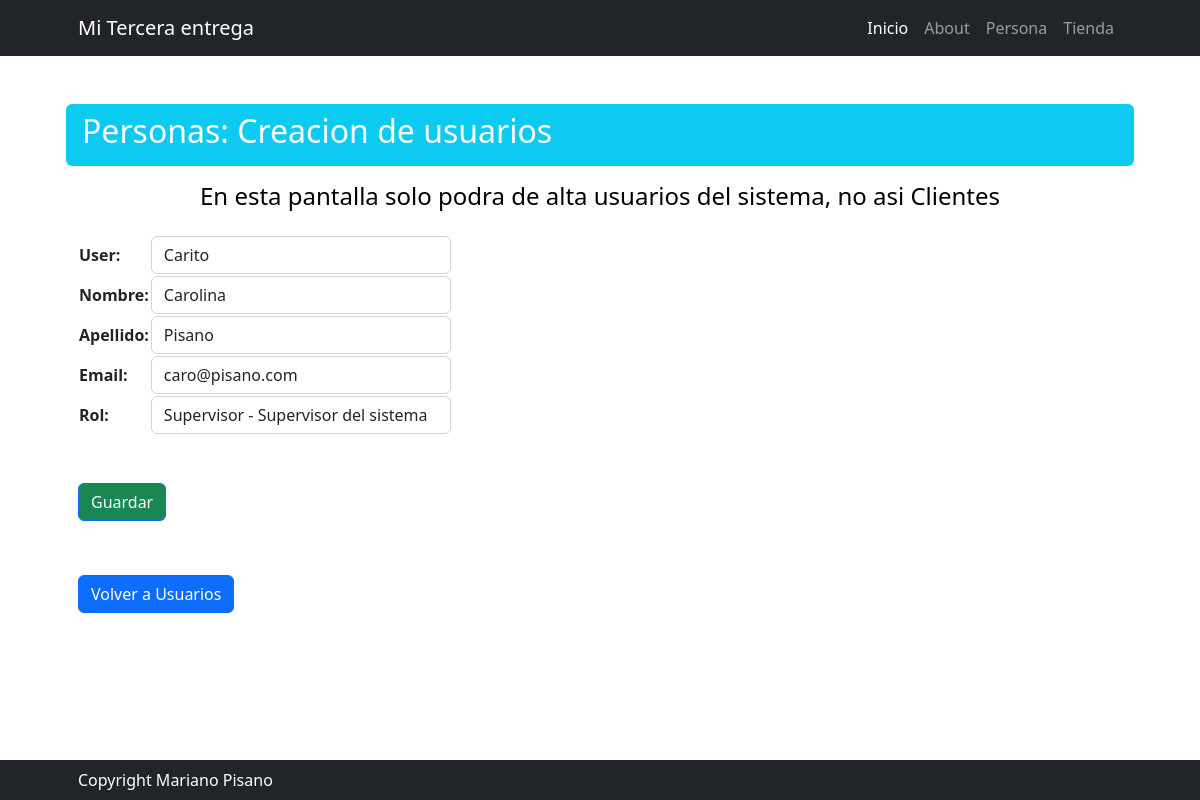
Before: /persona/usuario/update/Carito with the older database file.
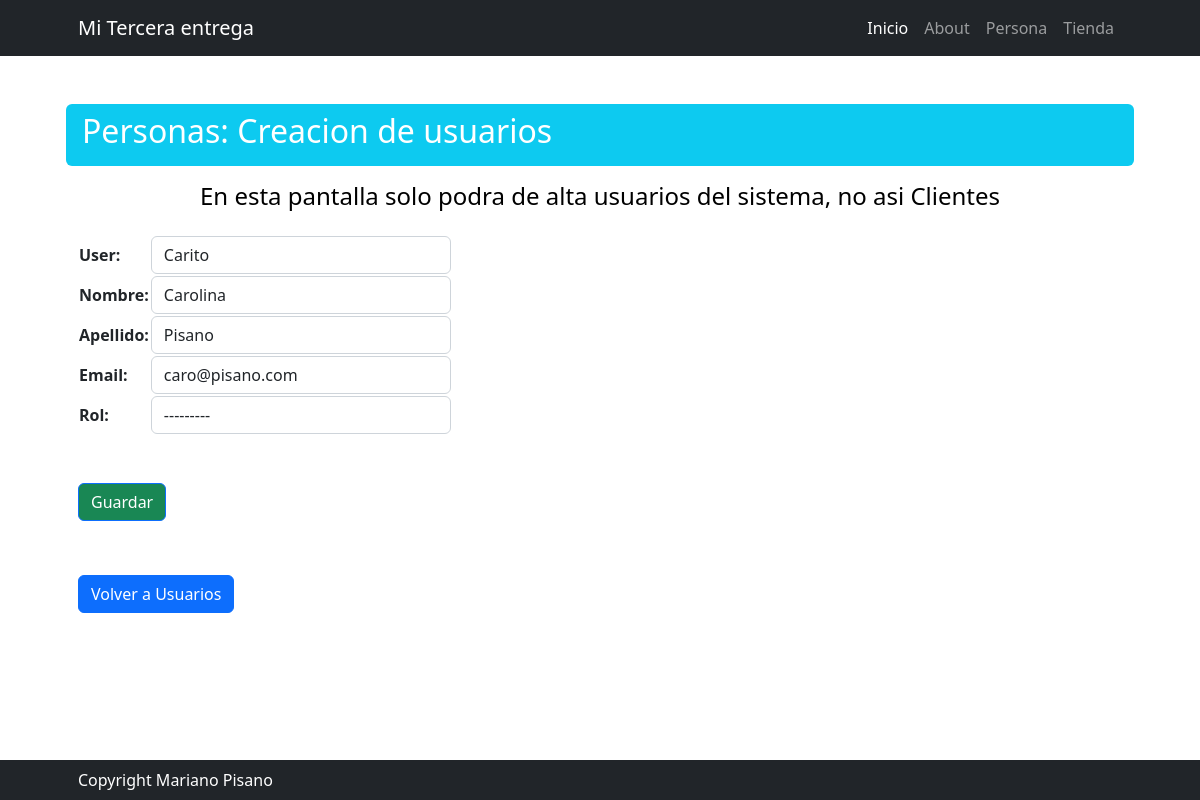
After: the same page with the newer database file.
### persona/models.py (models this page shows, shortened)
class Usuario(models.Model):
    user = models.CharField(max_length=50, primary_key=True)
    nombre = models.CharField(max_length=50)
    apellido = models.CharField(max_length=50)
    email = models.EmailField()
    rol = models.ForeignKey(Rol, on_delete=models.SET_NULL, null=True, blank=True)

class Rol(models.Model):
    nombre = models.CharField(max_length=50, unique=True)
    descripcion = models.CharField(max_length=50, verbose_name="Descripción", null=True, blank=True)
    def __str__(self):
        return f"{self.nombre} - {self.descripcion}"
    class Meta:
        verbose_name_plural = "Roles"

### persona/views.py (the view)
# urls.py: path("usuario/update/<str:pk>", views.UsuarioUpdate.as_view(), name="usuario_update"),
class UsuarioUpdate(UpdateView):
    model = models.Usuario
    form_class = forms.UsuarioForm
    success_url = reverse_lazy("persona:usuario_list")

### persona/forms.py
class UsuarioForm(forms.ModelForm):
    def __init__(self, *args, **kwargs):
        super(UsuarioForm, self).__init__(*args, **kwargs)
        self.fields['rol'].queryset = models.Rol.objects.exclude(nombre="Cliente")
    class Meta:
        model = models.Usuario
        fields = "__all__"
        widgets = {
            "user": forms.TextInput(attrs={"class": "form-control"}),
            "nombre": forms.TextInput(attrs={"class": "form-control"}),
            "apellido": forms.TextInput(attrs={"class": "form-control"}),
            "email": forms.EmailInput(attrs={"class": "form-control"}),
            "rol": forms.Select(attrs={"class": "form-control", "style": "width: 300px;"}),
        }

### persona/templates/persona/usuario_form.html (shortened to what this page needs)
{% extends 'core/base.html' %}
{% block titulo %}
    Personas: Creacion de usuarios
{% endblock titulo %}
{% block Subtitulo %}
    En esta pantalla solo podra de alta usuarios del sistema, no asi Clientes
{% endblock Subtitulo %}
{% block contenido %}
    <form method="post">
        <table>
            {{ form.as_table }}
        </table>
        <button type="submit" class="btn btn-primary my-5 bg-success ">Guardar</button>
    </form>
    <div class="fs-3 pb-4">
        <a class="btn btn-primary " href="{% url 'persona:rol_list' %}">Volver a Usuarios</a>
    </div>
{% endblock contenido %}

Changed rows visible on the page:
changed Usuario "Carito": rol "Supervisor - Supervisor del sistema" → "---------"
